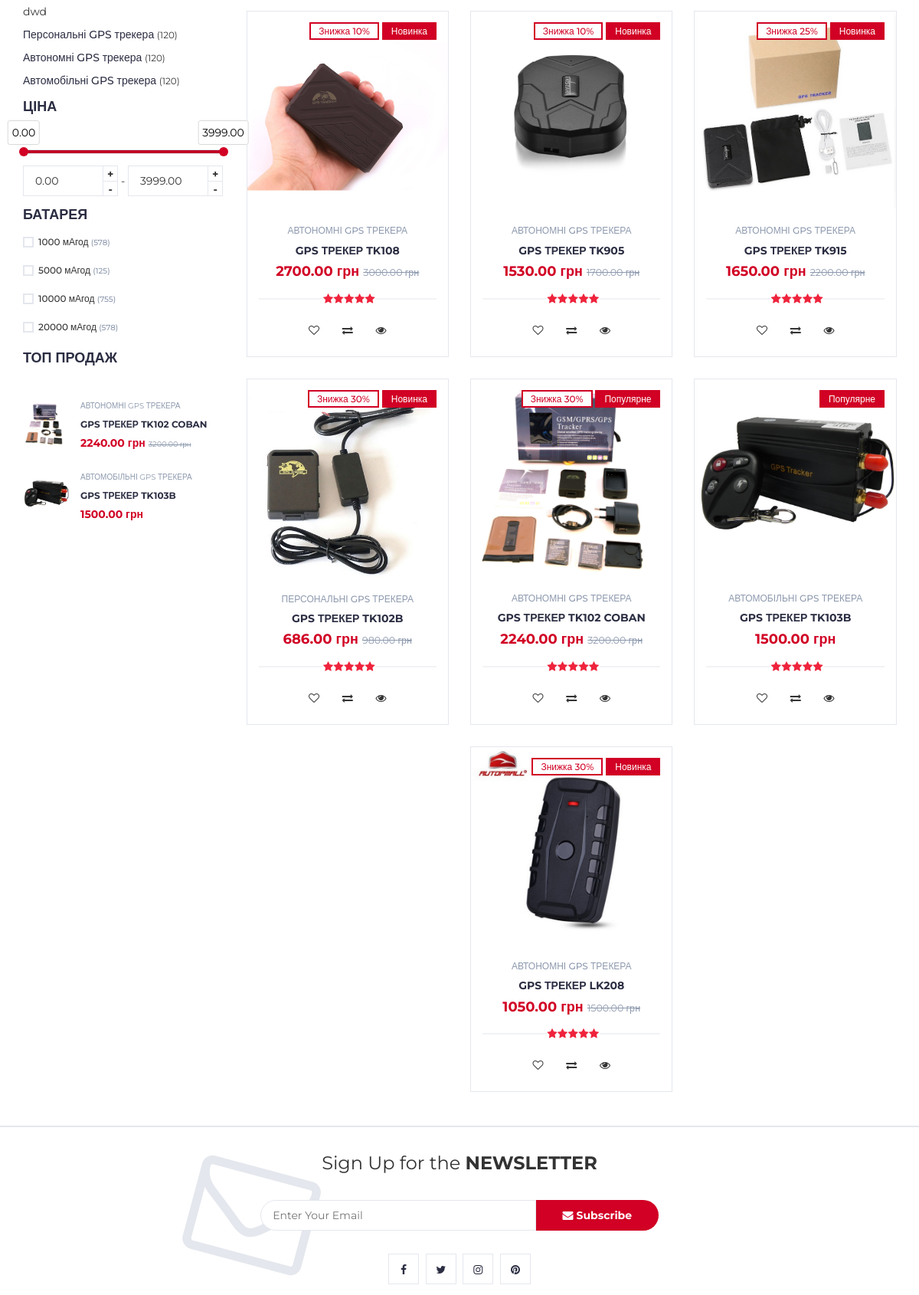
The page /index (middle part) on the database as committed earlier.
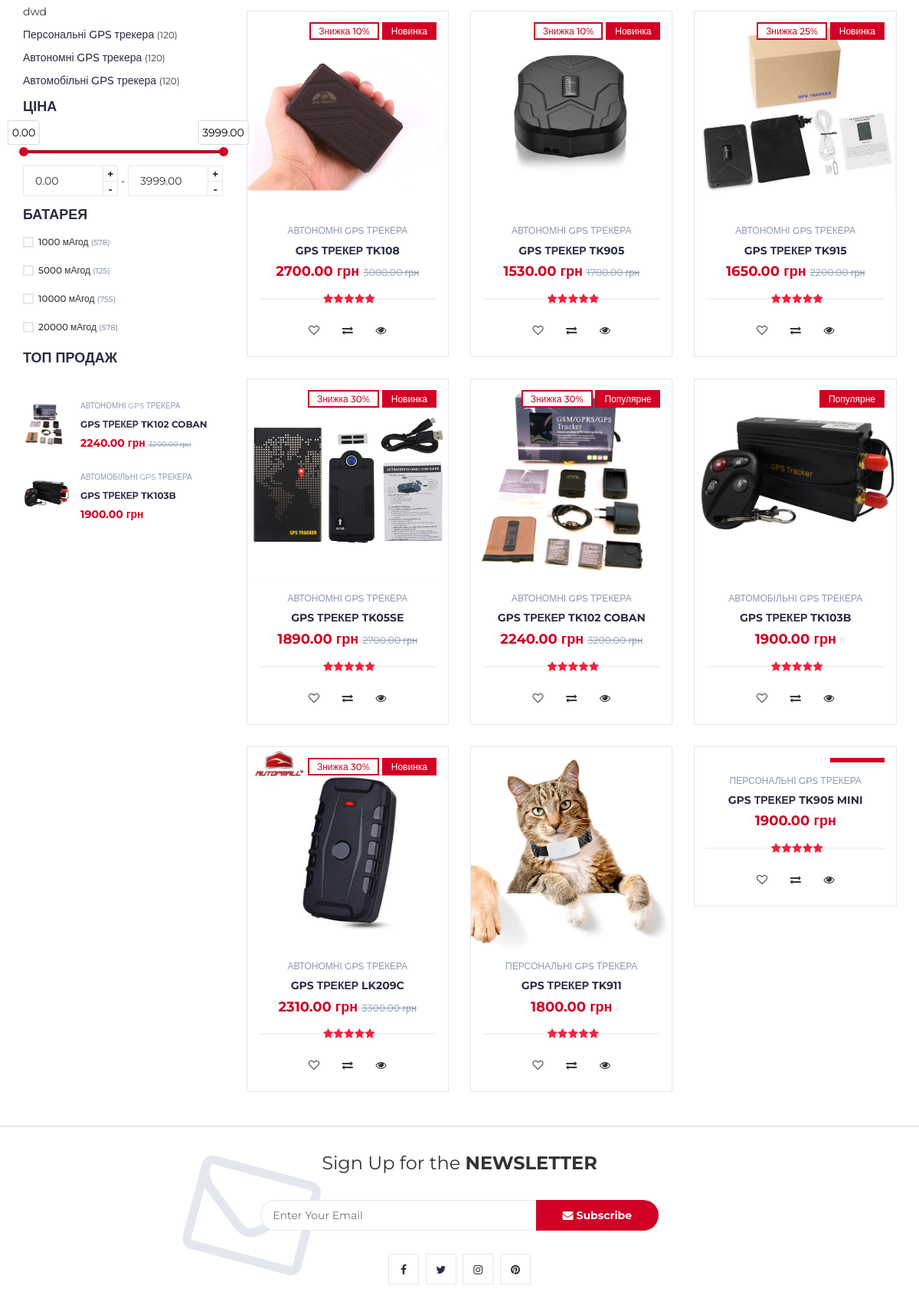
The same page on the database as committed later.
### store/models.py (models this page shows, shortened)
class Category(models.Model):
    name = models.CharField(max_length=100, db_index=True, verbose_name='Категорія')
    slug = models.SlugField(max_length=255, unique=True, db_index=True, verbose_name='URL', null=True)
    def __str__(self):
        return self.name
    def get_absolute_url(self):
        return reverse('category', kwargs={'cat_slug': self.slug})

class Item(models.Model):
    title = models.CharField(max_length=100, null=True, verbose_name='Назва товару')
    slug = models.SlugField(max_length=100, unique=True, db_index=True, null=True)
    photo = models.ImageField(upload_to='img', null=True)
    price = models.DecimalField(max_digits=7, decimal_places=2, blank=True, null=True, verbose_name='Ціна товару')
    discount = models.DecimalField(max_digits=7, decimal_places=2, blank=True, null=True, verbose_name='Знижка у %')
    short_description = models.TextField(max_length=5000, null=True, blank=True, verbose_name='Короткий опис')
    description = models.TextField(max_length=5000, null=True, blank=True, verbose_name='Опис')
    details = models.TextField(max_length=5000, null=True, blank=True, verbose_name='Деталі')
    label = models.CharField(choices=LABEL_CHOICES, max_length=20, null=True, blank=True, verbose_name='Акційна мітка')
    battery = models.CharField(choices=BATTERY_CHOICES, max_length=20, null=True, blank=True,
                               verbose_name='Ємність акумуляторної батареї')
    cat = models.ForeignKey('Category', on_delete=models.PROTECT, null=True)
    quantity = models.IntegerField(default=1)
    def __str__(self):
        return self.title
    def get_absolute_url(self):
        return reverse('itemv', kwargs={'item_slug': self.slug})
    def discount_price_calculation(self):
        self.discount_price = self.price - (self.price * (self.discount / 100))
        return self.discount_price
    def get_add_to_cart_url(self):
        return reverse('add-to-cart', kwargs={'item_slug': self.slug})
    def get_add_to_favorite_url(self):
        return reverse('add-to-favorite', kwargs={'item_slug': self.slug})

### store/views.py (the view, shortened to what this page needs)
# urls.py: path('index', HomeView.as_view(), name='index'),
class HomeView(ListView):
    model = Item
    template_name = "store/items.html"
    context_object_name = 'items'
    def get_queryset(self):
        if '1000' in self.request.GET:
            return Item.objects.filter(battery='1000 мАгод')
        elif '5000' in self.request.GET:
            return Item.objects.filter(battery='5000 мАгод')
        elif '10000' in self.request.GET:
            return Item.objects.filter(battery='10000 мАгод')
        elif '20000' in self.request.GET:
            return Item.objects.filter(battery='20000 мАгод')
        else:
            if 'pricerange' in self.request.GET:
                price_range = self.request.GET['pricerange']
                f = price_range.split(',')
                price_min = float(f[0])
                price_max = float(f[1])
                return Item.objects.filter(price__lte=price_max, price__gte=price_min)
        if 'dropdown' in self.request.GET:
            filter = self.request.GET['dropdown']
        else:
            return Item.objects.all()

### store/templatetags/store_tags.py (called while the page is built)
@register.inclusion_tag('store/list_categories.html')
def get_categories():
    cats = Category.objects.all()
    return {'cats': cats}

@register.filter
def cart_item_count(user):
    if user.is_authenticated:
        qs = Order.objects.filter(user=user, ordered=False)
        if qs.exists():
            return qs[0].items.count()
    return 0

@register.filter
def favorite_item_count(user):
    if user.is_authenticated:
        qs = Favorite.objects.filter(user=user)
        if qs.exists():
            return qs.count()
    return 0

### store/templates/store/items.html (shortened to what this page needs)
{% extends 'store/store.html' %}

### store/templates/store/store.html (shortened to what the changed rows need)
<!DOCTYPE html>
{% load static %}
{% load store_tags %}
<html lang="en">
<head>
    <link type="text/css" rel="stylesheet" href="{% static 'css/bootstrap.min.css' %}"/>
    <link type="text/css" rel="stylesheet" href="{% static 'css/slick.css' %}"/>
    <link type="text/css" rel="stylesheet" href="{% static 'css/slick-theme.css' %}"/>
    <link type="text/css" rel="stylesheet" href="{% static 'css/nouislider.min.css' %}"/>
    <link rel="stylesheet" href="{% static 'css/font-awesome.min.css' %}">
    <link type="text/css" rel="stylesheet" href="{% static 'css/style.css' %}"/>
</head>
{% include "store/navbar.html" %}
<div class="section">
    <div class="container">
        <div class="row">
            <div id="aside" class="col-md-3">
                <div class="aside">
                    <div class="checkbox-filter" >
                        {% get_categories %}
                    </div>
                </div>
                <div class="aside">
                    {% for item in items%}
                    {% if item.label == "Популярне" %}
                    <div class="product-widget">
                        <div class="product-img">
                            <img src="{{ item.photo.url }}" alt="">
                        </div>
                        <div class="product-body">
                            <p class="product-category">{{item.cat}}</p>
                            <h3 class="product-name"><a href="{{item.get_absolute_url}}">{{item}}</a></h3>
                            {% if item.discount %}
                            <h4 class="product-price">{{item.discount_price_calculation | floatformat:2}} грн
                                <del class="product-old-price">{{item.price}} грн</del>
                            </h4>
                            {% else %}
                            <h4 class="product-price">{{item.price}} грн </h4>
                            {% endif %}
                        </div>
                    </div>
                    {% endif %}
                    {% endfor%}
                </div>
            </div>
            <div id="store" class="col-md-9">
                <div class="row">
                    {% for item in items %}
                    <div class="col-md-4 col-xs-6">
                        <a href="{{item.get_absolute_url}}">
                            <div class="product">
                                <div class="product-img">
                                    {% if item.photo %}
                                    <img src="{{ item.photo.url }}" alt="">
                                    {% endif %}
                                    <div class="product-label">
                                        {% if item.discount %}
                                        <span class="sale">Знижка {{item.discount | floatformat:0}}%</span>
                                        {% endif %}
                                        {% if item.label %}
                                        <span class="new">{{item.label}}</span>
                                        {% endif %}
                                    </div>
                                </div>
                                <div class="product-body">
                                    <p class="product-category">{{item.cat}}</p>
                                    <h3 class="product-name"><a href='{{item.get_absolute_url}}'>{{item.title}}</a></h3>
                                    {% if item.discount %}
                                    <h4 class="product-price">{{item.discount_price_calculation | floatformat:2}} грн
                                        <del class="product-old-price">{{item.price}} грн</del>
                                    </h4>
                                    {% else %}
                                    <h4 class="product-price">{{item.price}} грн </h4>
                                    {% endif %}
                                    <form method="get" action='{{item.get_add_to_favorite_url}}'>
                                        <div class="product-rating">
                                            <i class="fa fa-star"></i>
                                            <i class="fa fa-star"></i>
                                            <i class="fa fa-star"></i>
                                            <i class="fa fa-star"></i>
                                            <i class="fa fa-star"></i>
                                        </div>
                                        <div class="product-btns">
                                            <button class="add-to-wishlist"><i class="fa fa-heart-o"></i></button>
                                            <button class="add-to-compare"><i class="fa fa-exchange"></i></button>
                                            <button class="quick-view"><i class="fa fa-eye"></i><span class="tooltipp">quick view</span>
                                            </button>
                                    </form>
                                </div>
                            </div>
                            <div class="add-to-cart">
                                <form method="get" action="{{ item.get_add_to_cart_url }}">
                                    <button class="add-to-cart-btn">
                                    </button>
                                </form>
                            </div>
                    </div>
                </div>
                {% endfor %}
</html>

### store/templates/store/list_categories.html (shortened to what this page needs)
    {% for c in cats %}
	<div class="input-checkbox">
		<lp><a href="{{c.get_absolute_url}}">{{c.name}}</a></lp>
		<small>(120)</small>
	</div>
    {% endfor %}

Rows that differ between the two databases and show on the page:
changed Item "GPS ТРЕКЕР TK103B": price "1500.00" → "1900.00"
changed Item: photo: a different picture; cat "ПЕРСОНАЛЬНІ GPS ТРЕКЕРА" → "АВТОНОМНІ GPS ТРЕКЕРА"; title "GPS ТРЕКЕР TK102B" → "GPS ТРЕКЕР TK05SE"; discount_price_calculation "686.00" → "1890.00"; price "980.00" → "2700.00"
changed Item: title "GPS ТРЕКЕР LK208" → "GPS ТРЕКЕР LK209C"; discount_price_calculation "1050.00" → "2310.00"; price "1500.00" → "3300.00"
added Item: photo (picture), cat "ПЕРСОНАЛЬНІ GPS ТРЕКЕРА", title "GPS ТРЕКЕР TK911", price "1800.00"
added Item: cat "ПЕРСОНАЛЬНІ GPS ТРЕКЕРА", title "GPS ТРЕКЕР TK905 MINI", price "1900.00"
